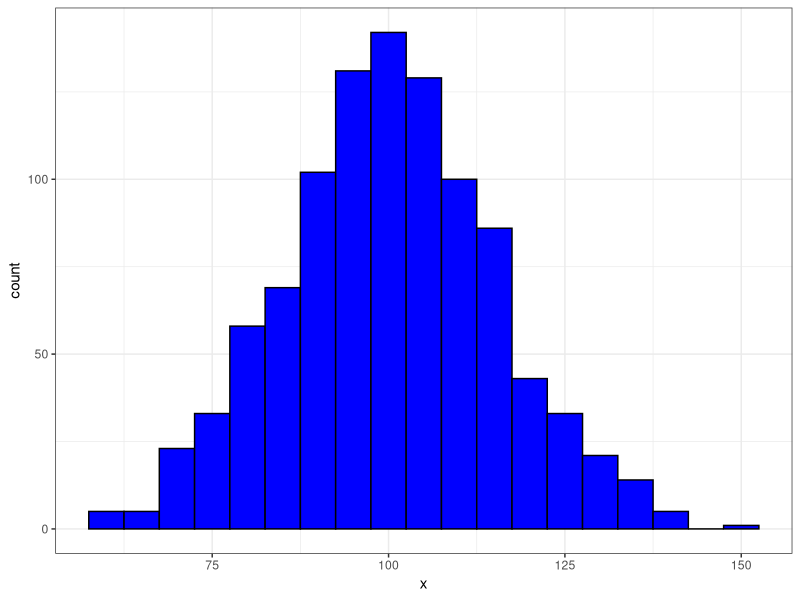

Write the R code that produced this figure.
## ---- chunk 1
set.seed(123)
x <- rnorm(1000, 100, 15)
DF <- data.frame(x = x)
library(ggplot2)
ggplot(data = DF, aes(x = x)) + 
  geom_histogram(fill = "blue", color = "black", binwidth = 5) + 
  theme_bw()

## ---- chunk 2
xbar <- mean(x)
SD <- sd(x)
c(xbar, SD)

## ---- chunk 3
sessionInfo()

